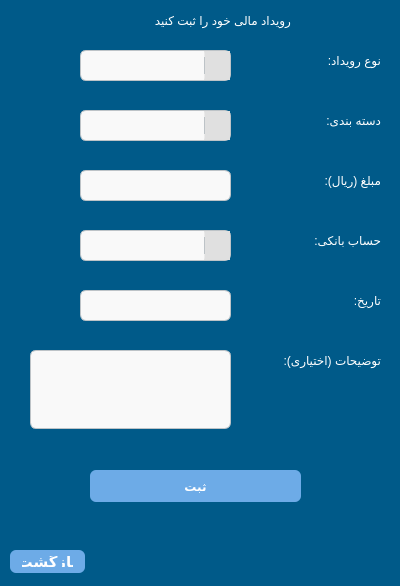
<?xml version="1.0" encoding="UTF-8"?>
<ui version="4.0">
 <class>Form</class>
 <widget class="QWidget" name="Form">
  <property name="geometry">
   <rect>
    <x>0</x>
    <y>0</y>
    <width>400</width>
    <height>586</height>
   </rect>
  </property>
  <property name="windowTitle">
   <string>Form</string>
  </property>
  <property name="styleSheet">
   <string notr="true">QWidget {
    background-color: rgb(0, 90, 137);
	color: white
}
</string>
  </property>
  <widget class="QLabel" name="label">
   <property name="geometry">
    <rect>
     <x>90</x>
     <y>10</y>
     <width>201</width>
     <height>21</height>
    </rect>
   </property>
   <property name="styleSheet">
    <string notr="true">
QLabel {
    background-color: rgba(0, 0, 0, 0);
    border: none;
    color: white;
    font: 16pt &quot;.AppleSystemUIFont&quot;;
}

</string>
   </property>
   <property name="text">
    <string>رویداد مالی خود را ثبت کنید</string>
   </property>
  </widget>
  <widget class="QLineEdit" name="CostLineEdit">
   <property name="geometry">
    <rect>
     <x>80</x>
     <y>170</y>
     <width>151</width>
     <height>31</height>
    </rect>
   </property>
   <property name="styleSheet">
    <string notr="true">QLineEdit {
    background-color: #f9f9f9;
    color: #2c3e50;
    border: 1px solid #bdc3c7;
    border-radius: 6px;
    padding: 6px;
    font-size: 14px;
}

QLineEdit:focus {
    border: 1px solid #3498db;
    background-color: #ecf6fc;
}

</string>
   </property>
  </widget>
  <widget class="QLabel" name="label_2">
   <property name="geometry">
    <rect>
     <x>290</x>
     <y>170</y>
     <width>91</width>
     <height>21</height>
    </rect>
   </property>
   <property name="styleSheet">
    <string notr="true">
QLabel {
    background-color: rgba(0, 0, 0, 0);
    border: none;
    color: white;
    font: 16pt &quot;.AppleSystemUIFont&quot;;
}

</string>
   </property>
   <property name="text">
    <string>مبلغ (ریال):</string>
   </property>
  </widget>
  <widget class="QComboBox" name="accountComboBox">
   <property name="geometry">
    <rect>
     <x>80</x>
     <y>230</y>
     <width>151</width>
     <height>31</height>
    </rect>
   </property>
   <property name="styleSheet">
    <string notr="true">QComboBox {
    background-color: #f9f9f9;
    color: #2c3e50;
    border: 1px solid #bdc3c7;
    border-radius: 6px;
    padding: 6px;
    font-size: 14px;
	qproperty-font: &quot;FontAwesome&quot;;
}

QComboBox:focus {
    border: 1px solid #3498db;
    background-color: #ecf6fc;
}

QComboBox::drop-down {
    subcontrol-origin: padding;
    subcontrol-position: top right;
    width: 25px;
    border-left: 1px solid #bdc3c7;
    border-radius: 0px 6px 6px 0px;
    background-color: #e0e0e0;
}

QComboBox::down-arrow {
    image: url(icons/down-arrow.png);  /* مسیر نسبی نسبت به main.py */
    width: 12px;
    height: 12px;
}</string>
   </property>
  </widget>
  <widget class="QLabel" name="label_3">
   <property name="geometry">
    <rect>
     <x>280</x>
     <y>230</y>
     <width>101</width>
     <height>21</height>
    </rect>
   </property>
   <property name="styleSheet">
    <string notr="true">
QLabel {
    background-color: rgba(0, 0, 0, 0);
    border: none;
    color: white;
    font: 16pt &quot;.AppleSystemUIFont&quot;;
}

</string>
   </property>
   <property name="text">
    <string>حساب بانکی:</string>
   </property>
  </widget>
  <widget class="QLabel" name="label_4">
   <property name="geometry">
    <rect>
     <x>280</x>
     <y>290</y>
     <width>101</width>
     <height>21</height>
    </rect>
   </property>
   <property name="styleSheet">
    <string notr="true">
QLabel {
    background-color: rgba(0, 0, 0, 0);
    border: none;
    color: white;
    font: 16pt &quot;.AppleSystemUIFont&quot;;
}

</string>
   </property>
   <property name="text">
    <string>تاریخ:</string>
   </property>
  </widget>
  <widget class="QLabel" name="label_5">
   <property name="geometry">
    <rect>
     <x>250</x>
     <y>350</y>
     <width>131</width>
     <height>21</height>
    </rect>
   </property>
   <property name="styleSheet">
    <string notr="true">
QLabel {
    background-color: rgba(0, 0, 0, 0);
    border: none;
    color: white;
    font: 16pt &quot;.AppleSystemUIFont&quot;;
}

</string>
   </property>
   <property name="text">
    <string>توضیحات (اختیاری):</string>
   </property>
  </widget>
  <widget class="QTextEdit" name="textEdit">
   <property name="geometry">
    <rect>
     <x>30</x>
     <y>350</y>
     <width>201</width>
     <height>79</height>
    </rect>
   </property>
   <property name="styleSheet">
    <string notr="true">QTextEdit {
    background-color: #f9f9f9;
    color: #2c3e50;
    border: 1px solid #bdc3c7;
    border-radius: 6px;
    padding: 6px;
    font-size: 14px;
}

QTextEdit:focus {
    border: 1px solid #3498db;
    background-color: #ecf6fc;
}
</string>
   </property>
  </widget>
  <widget class="QPushButton" name="ConfirmEventButton">
   <property name="geometry">
    <rect>
     <x>90</x>
     <y>470</y>
     <width>211</width>
     <height>32</height>
    </rect>
   </property>
   <property name="styleSheet">
    <string notr="true">QPushButton {
	font: 16pt &quot;.AppleSystemUIFont&quot;;
    background-color:rgb(109, 171, 231);
    color: white;
    border-radius: 6px;
    padding: 6px 12px;
    font-weight: bold;
}
QPushButton:hover {
    background-color: rgb(109, 160, 200);
}

</string>
   </property>
   <property name="text">
    <string>ثبت</string>
   </property>
  </widget>
  <widget class="QPushButton" name="backbutton">
   <property name="geometry">
    <rect>
     <x>10</x>
     <y>550</y>
     <width>75</width>
     <height>23</height>
    </rect>
   </property>
   <property name="font">
    <font>
     <family>.AppleSystemUIFont</family>
     <pointsize>11</pointsize>
     <weight>75</weight>
     <italic>false</italic>
     <bold>true</bold>
    </font>
   </property>
   <property name="styleSheet">
    <string notr="true">QPushButton {
	font: 11pt &quot;.AppleSystemUIFont&quot;;
    background-color:rgb(109, 171, 231);
    color: white;
    border-radius: 6px;
    padding: 6px 12px;
    font-weight: bold;
}
QPushButton:hover {
    background-color: rgb(109, 160, 200);
}

</string>
   </property>
   <property name="text">
    <string>بازگشت</string>
   </property>
  </widget>
  <widget class="QLineEdit" name="dateLineEdit">
   <property name="geometry">
    <rect>
     <x>80</x>
     <y>290</y>
     <width>151</width>
     <height>31</height>
    </rect>
   </property>
   <property name="styleSheet">
    <string notr="true">QLineEdit {
    background-color: #f9f9f9;
    color: #2c3e50;
    border: 1px solid #bdc3c7;
    border-radius: 6px;
    padding: 6px;
    font-size: 14px;
}

QLineEdit:focus {
    border: 1px solid #3498db;
    background-color: #ecf6fc;
}

</string>
   </property>
  </widget>
  <widget class="QLabel" name="label_6">
   <property name="geometry">
    <rect>
     <x>280</x>
     <y>50</y>
     <width>101</width>
     <height>21</height>
    </rect>
   </property>
   <property name="styleSheet">
    <string notr="true">
QLabel {
    background-color: rgba(0, 0, 0, 0);
    border: none;
    color: white;
    font: 16pt &quot;.AppleSystemUIFont&quot;;
}

</string>
   </property>
   <property name="text">
    <string>نوع رویداد:</string>
   </property>
  </widget>
  <widget class="QComboBox" name="typeComboBox">
   <property name="geometry">
    <rect>
     <x>80</x>
     <y>50</y>
     <width>151</width>
     <height>31</height>
    </rect>
   </property>
   <property name="styleSheet">
    <string notr="true">QComboBox {
    background-color: #f9f9f9;
    color: #2c3e50;
    border: 1px solid #bdc3c7;
    border-radius: 6px;
    padding: 6px;
    font-size: 14px;
	qproperty-font: &quot;FontAwesome&quot;;
}

QComboBox:focus {
    border: 1px solid #3498db;
    background-color: #ecf6fc;
}

QComboBox::drop-down {
    subcontrol-origin: padding;
    subcontrol-position: top right;
    width: 25px;
    border-left: 1px solid #bdc3c7;
    border-radius: 0px 6px 6px 0px;
    background-color: #e0e0e0;
}

QComboBox::down-arrow {
    image: url(icons/down-arrow.png);  /* مسیر نسبی نسبت به main.py */
    width: 12px;
    height: 12px;
}





</string>
   </property>
  </widget>
  <widget class="QLabel" name="label_7">
   <property name="geometry">
    <rect>
     <x>280</x>
     <y>110</y>
     <width>101</width>
     <height>21</height>
    </rect>
   </property>
   <property name="styleSheet">
    <string notr="true">
QLabel {
    background-color: rgba(0, 0, 0, 0);
    border: none;
    color: white;
    font: 16pt &quot;.AppleSystemUIFont&quot;;
}

</string>
   </property>
   <property name="text">
    <string>دسته بندی:</string>
   </property>
  </widget>
  <widget class="QComboBox" name="categoryComboBox">
   <property name="geometry">
    <rect>
     <x>80</x>
     <y>110</y>
     <width>151</width>
     <height>31</height>
    </rect>
   </property>
   <property name="styleSheet">
    <string notr="true">QComboBox {
    background-color: #f9f9f9;
    color: #2c3e50;
    border: 1px solid #bdc3c7;
    border-radius: 6px;
    padding: 6px;
    font-size: 14px;
	qproperty-font: &quot;FontAwesome&quot;;
}

QComboBox:focus {
    border: 1px solid #3498db;
    background-color: #ecf6fc;
}

QComboBox::drop-down {
    subcontrol-origin: padding;
    subcontrol-position: top right;
    width: 25px;
    border-left: 1px solid #bdc3c7;
    border-radius: 0px 6px 6px 0px;
    background-color: #e0e0e0;
}

QComboBox::down-arrow {
    image: url(icons/down-arrow.png);  /* مسیر نسبی نسبت به main.py */
    width: 12px;
    height: 12px;
}</string>
   </property>
  </widget>
 </widget>
 <resources/>
 <connections/>
</ui>
